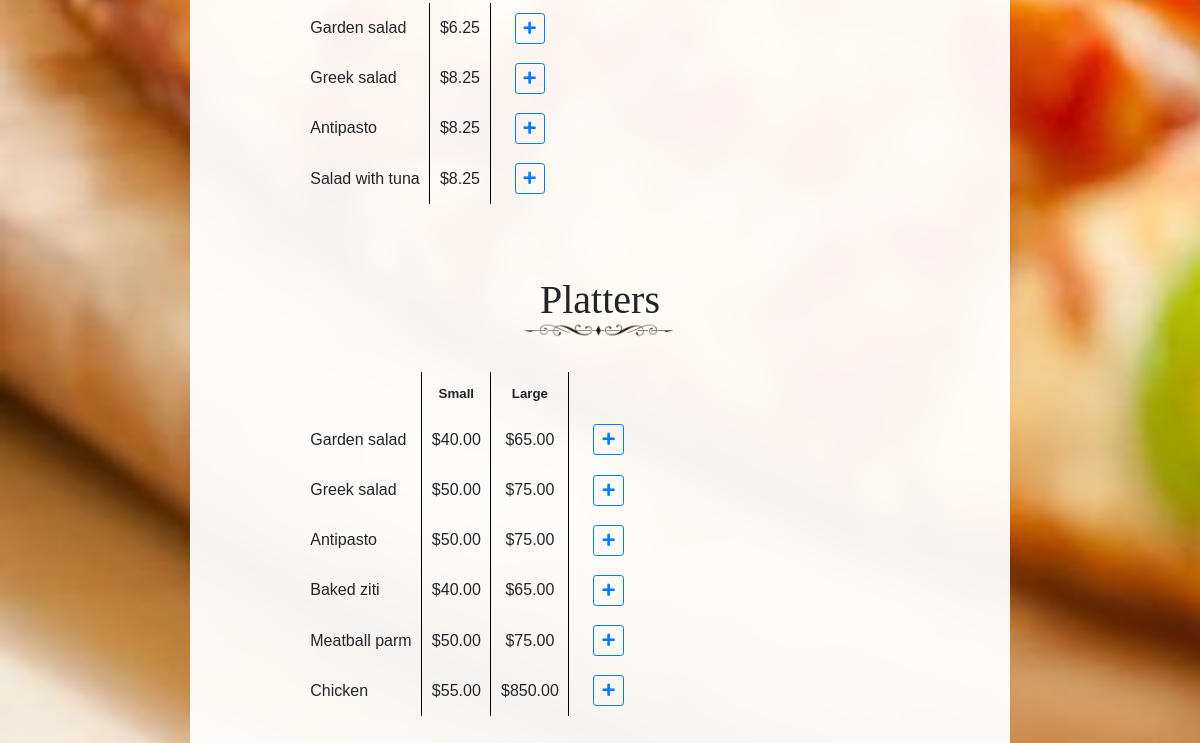
The app's page / (signed in, lower part), older data.
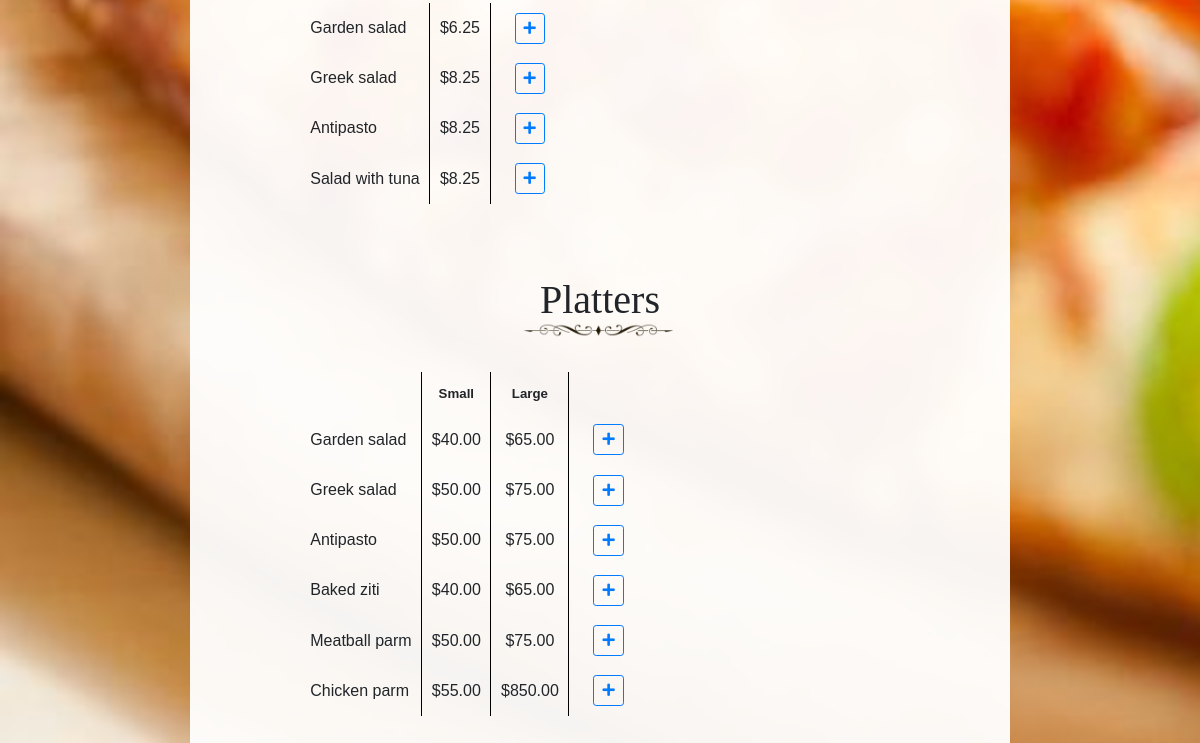
The same page, newer data.
### orders/models.py (models this page shows, shortened)
class Salad(models.Model):
    name = models.CharField(max_length=64, unique=True)
    price = models.FloatField()

class Dinner_platter(models.Model):
    name = models.CharField(max_length=64, unique=True)
    selectable_size = models.CharField(max_length=64, choices = sizeChoices)
    small_price = models.FloatField(null=True, default=0)
    large_price = models.FloatField(null=True, default=0)

### orders/views.py (the view)
# urls.py: path("", views.index, name="index"),
def index(request):
    return menu(request, "", "")

### orders/models.py (called while the page is built)
    def __str__(self):
        return self.name

### orders/views.py (called while the page is built)
def menu(request, success, error):
    if not request.user.is_authenticated:
        return render(request, "orders/login.html", {"success": None})
    crusts = []
    for crust in Crust.objects.all():
        try:
            temp = crust.pizzas.all()[0]
            crusts.append(crust)
        except:
            pass
    context = {
        "user": request.user,
        "crusts": crusts,
        "toppings": Topping.objects.all(),
        "extras": Extra.objects.all(),
        "pizzas": Pizza.objects.all(),
        "subs": Sub.objects.all(),
        "pastas": Pasta.objects.all(),
        "salads": Salad.objects.all(),
        "platters": Dinner_platter.objects.all(),
        "success": success,
        "error": error
    }
    return render(request, "orders/index.html", context)

### orders/templates/orders/index.html (shortened to what this page needs)
{% extends "orders/base.html" %}
{% load static %}
{% block body %}
    {% if pizzas %}
        <br>
        {% for crust in crusts %}
            {% if crust.pizzas %}
                <br>
                <br>
            {% endif %}
        {% endfor %}
        <br>
    {% endif %}
    {% if subs %}
        <br>
        <br>
        <br>
        <br>
    {% endif %}
    {% if pastas %}
        <br>
        <br>
        <br>
        <br>
    {% endif %}
    {% if salads %}
        <br>
        <table>
            {% for salad in salads %}
                <tr id="salad{{ salad.id }}">
                    <td id="salad{{ salad.id }}name" style="padding: 0.6rem" data-name="{{ salad.name }}">
                        {{ salad.name }}
                    </td>
                    <td id="salad{{ salad.id }}singlePrice" style="text-align: center; padding: 0.6rem; border-left: 0.1rem solid black" data-price={{ salad.price }}>
                        ${{ salad.price|stringformat:'.2f' }}
                    </td>
                    <td style="padding: 0.6rem; padding-left:1.5rem; border-left: 0.1rem solid black">
                        <span id="salad{{ salad.id }}plus">
                            <button class="salad btn btn-outline-primary btn-sm" value="{{ salad.id }}">
                                <i class="fas fa-plus"></i>
                            </button>
                        </span>
                    </td>
                    <td style="vertical-align: middle; padding: 0.6rem">
                    </td>
                    <td>
                    </td>
                </tr>
            {% endfor %}
        </table>
        <br>
        <br>
        <br>
    {% endif %}
    {% if platters %}
        <h1 style="font-family:'URW Chancery L'">
            Platters
        </h1>
        <img src="{% static 'orders/underline.png' %}" class="underline">
        <br>
        <table>
            <tr>
                <td>
                </td>
                <td style="text-align: center; padding: 0.6rem; border-left: 0.1rem solid black">
                    <b style="font-size: 0.83rem">
                        Small
                    </b>
                </td>
                <td style="text-align: center; padding: 0.6rem; border-left: 0.1rem solid black; border-right: 0.1rem solid black">
                    <b style="font-size: 0.83rem">
                        Large
                    </b>
                </td>
            </tr>
            {% for platter in platters %}
                {% if platter.crust == crust %}
                    <tr id="platter{{ platter.id }}">
                        <td id="platter{{ platter.id }}name" style="padding: 0.6rem" data-name="{{ platter.name }}">
                            {{ platter.name }}
                        </td>
                        <td id="platter{{ platter.id }}small_price" style="text-align: center; padding: 0.6rem; border-left: 0.1rem solid black" data-price={{ platter.small_price }}>
                            {% if platter.selectable_size != "Large" %}
                                ${{ platter.small_price|stringformat:'.2f' }}
                            {% endif %}
                        </td>
                        <td id="platter{{ platter.id }}large_price" style="text-align: center; padding: 0.6rem; border-left: 0.1rem solid black" data-price={{ platter.large_price }}>
                            {% if platter.selectable_size != "Small" %}
                                ${{ platter.large_price|stringformat:'.2f' }}
                            {% endif %}
                        </td>
                        <td style="padding: 0.6rem; padding-left:1.5rem; border-left: 0.1rem solid black">
                            <span id="platter{{ platter.id }}plus">
                                <button class="platter btn btn-outline-primary btn-sm" value="{{ platter.id }}">
                                    <i class="fas fa-plus"></i>
                                </button>
                            </span>
                        </td>
                        <td>
                        </td>
                        <td style="vertical-align: middle; padding: 0.6rem">
                        </td>
                        <td>
                        </td>
                    </tr>
                {% endif %}
            {% endfor %}
        </table>
    {% endif %}
{% endblock %}

### orders/templates/orders/base.html (shortened to what this page needs)
{% load static %}
<!DOCTYPE html>
<html>
    <head>
        <link rel="stylesheet" href="https://use.fontawesome.com/releases/v5.7.0/css/all.css">
        <link rel="stylesheet" href="https://maxcdn.bootstrapcdn.com/bootstrap/4.0.0-beta/css/bootstrap.min.css">
    </head>
    <body style="font-family:sans-serif,arial; background-image: url('{% static "orders/background.jpg" %}'); background-repeat: no-repeat; background-attachment: fixed; background-size: cover;">
        <div class="row" style="flex-grow: 1;">
            <div class="col-lg-2 col-sm-0">
            </div>
            <div class="col-lg-8 col-sm-12" style="background-color:rgba(255, 255, 255, 0.95); padding-left:9%; padding-right:9%">
                {% block body %}{% endblock %}
                <div style="height:14rem">
                </div>
            </div>
            <div class="col-lg-2 col-sm-3">
            </div>
        </div>
    </body>
</html>

Row changes from the older to the newer data that the page shows:
changed Dinner_platter: name "Chicken" → "Chicken parm"
